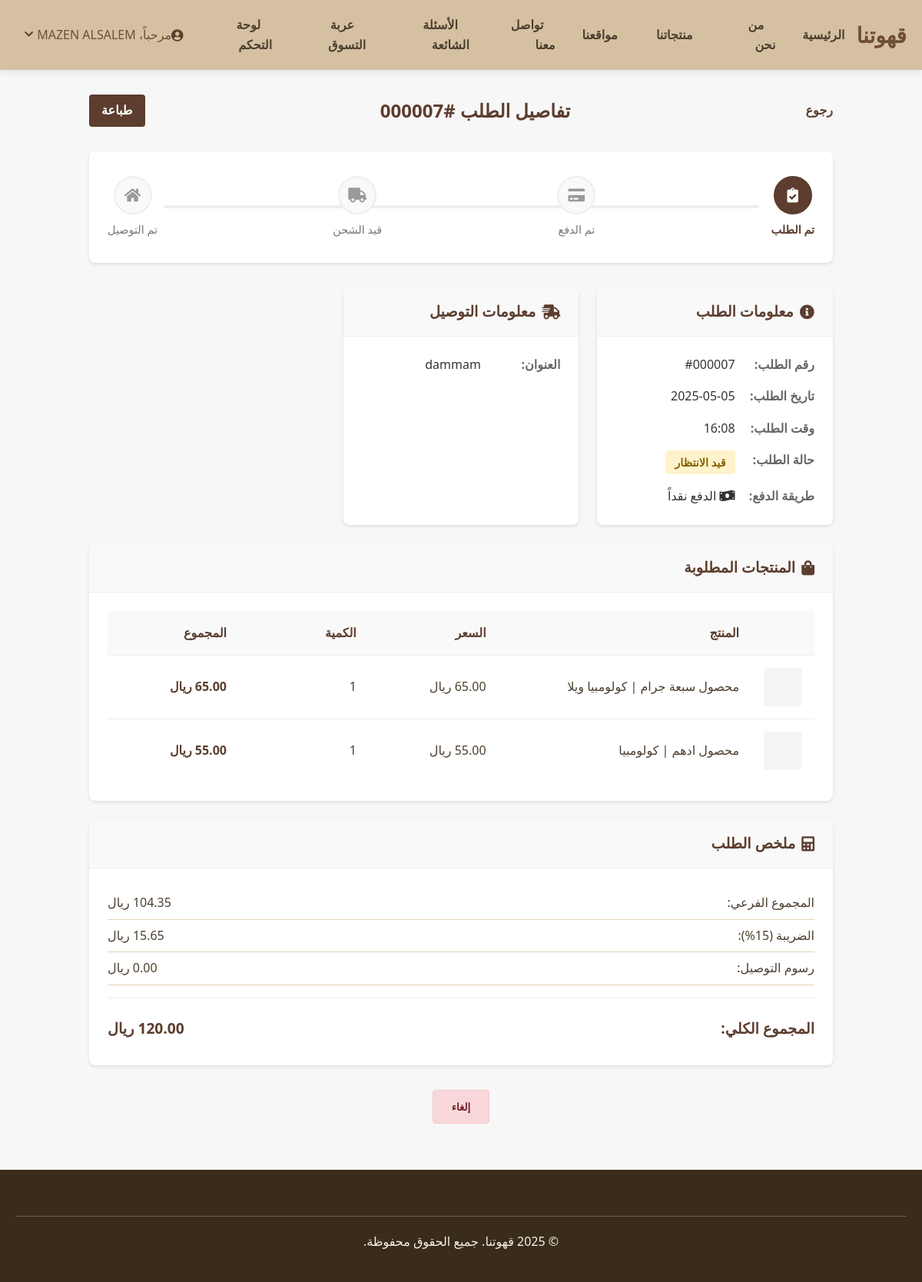
/order_details.php?order_id=7 (signed in), run on the app's committed database.
### tables this page shows
CREATE TABLE `ordered_items` (
  `id` int NOT NULL,
  `order_id` int NOT NULL,
  `product_id` int NOT NULL,
  `quantity` int NOT NULL,
  `unit_price` decimal(10,2) NOT NULL
);

CREATE TABLE `products` (
  `product_id` int NOT NULL,
  `name` varchar(100) NOT NULL,
  `description` text,
  `price` decimal(10,2) NOT NULL,
  `stock` int NOT NULL,
  `image` varchar(255) DEFAULT NULL,
  `type` enum('beans','machine') NOT NULL,
  `extra_info` text
);

### db_functions.php (called while the page is built, shortened)
<?php
$db_host = 'localhost';
$db_user = 'root';
$db_password = '1234';
$db_name = 'coffee_shop';
$conn = new mysqli($db_host, $db_user, $db_password, $db_name);
$conn->set_charset("utf8mb4");
function getOrderDetails($order_id, $user_id = null) {
    global $conn;
    $order_id = $conn->real_escape_string($order_id);
    $sql = "SELECT o.*, oi.product_id, oi.quantity, oi.unit_price, p.name
            FROM orders o
            JOIN ordered_items oi ON o.order_id = oi.order_id
            JOIN products p ON oi.product_id = p.product_id
            WHERE o.order_id = '$order_id'";
    if ($user_id) {
        $user_id = $conn->real_escape_string($user_id);
        $sql .= " AND o.user_id = '$user_id'";
    }
    $result = $conn->query($sql);
    if ($result->num_rows > 0) {
        $order = null;
        $items = [];
        while ($row = $result->fetch_assoc()) {
            if (!$order) {
                $order = [
                    'order_id' => $row['order_id'],
                    'user_id' => $row['user_id'],
                    'total_price' => $row['total_price'],
                    'shipping_address' => $row['shipping_address'],
                    'payment_method' => $row['payment_method'],
                    'status' => $row['status'],
                    'order_date' => $row['order_date']
                ];
            }
            $items[] = [
                'product_id' => $row['product_id'],
                'name' => $row['name'],
                'unit_price' => $row['unit_price'],
                'quantity' => $row['quantity'],
                'subtotal' => $row['unit_price'] * $row['quantity']
            ];
        }
        return [
            'order' => $order,
            'items' => $items
        ];
    } else {
        return null;
    }
}
?>

### order_details.php (the view, shortened to what this page needs)
<?php
require_once 'header.php';
require_once 'db_functions.php';
$order_id = $_GET['order_id'];
$user_id = $_SESSION['user_id'];
$orderDetails = getOrderDetails($order_id, $user_id);
$order = $orderDetails['order'];
$items = $orderDetails['items'];
$statusLabels = [
    'pending' => 'قيد الانتظار',
    'paid' => 'تم الدفع',
    'shipped' => 'تم الشحن',
    'delivered' => 'تم التوصيل',
    'cancelled' => 'ملغي'
];
$statusTimeline = [
    'pending' => 1,
    'paid' => 2,
    'shipped' => 3,
    'delivered' => 4
];
$currentStatusStep = isset($statusTimeline[$order['status']]) ? $statusTimeline[$order['status']] : 0;
?>
<div class="order-details-container">
    <div class="page-header">
        <a href="my_orders.php" class="back-link">رجوع</a>
        <h1 class="page-title">تفاصيل الطلب #<?php echo sprintf('%06d', $order['order_id']); ?></h1>
        <div class="header-actions">
            <a href="print_bill.php?order_id=<?php echo $order['order_id']; ?>&auto_print=1" class="btn-print">طباعة</a>
        </div>
    </div>
    <?php if ($order['status'] !== 'cancelled'): ?>
    <div class="order-timeline">
        <div class="timeline-track">
        </div>
        <div class="timeline-steps">
            <div class="timeline-step <?php echo $currentStatusStep >= 1 ? 'active' : ''; ?>">
                <div class="step-icon"><i class="fas fa-clipboard-check"></i></div>
                <div class="step-label">تم الطلب</div>
            </div>
            <div class="timeline-step <?php echo $currentStatusStep >= 2 ? 'active' : ''; ?>">
                <div class="step-icon"><i class="fas fa-credit-card"></i></div>
                <div class="step-label">تم الدفع</div>
            </div>
            <div class="timeline-step <?php echo $currentStatusStep >= 3 ? 'active' : ''; ?>">
                <div class="step-icon"><i class="fas fa-truck"></i></div>
                <div class="step-label">قيد الشحن</div>
            </div>
            <div class="timeline-step <?php echo $currentStatusStep >= 4 ? 'active' : ''; ?>">
                <div class="step-icon"><i class="fas fa-home"></i></div>
                <div class="step-label">تم التوصيل</div>
            </div>
        </div>
    </div>
    <?php endif; ?>
    <div class="order-details-grid">
        <div class="order-info-card">
            <div class="card-header">
                <h2><i class="fas fa-info-circle"></i> معلومات الطلب</h2>
            </div>
            <div class="card-body">
                <div class="info-row">
                    <div class="info-label">رقم الطلب:</div>
                    <div class="info-value">#<?php echo sprintf('%06d', $order['order_id']); ?></div>
                </div>
                <div class="info-row">
                    <div class="info-label">تاريخ الطلب:</div>
                    <div class="info-value"><?php echo date('Y-m-d', strtotime($order['order_date'])); ?></div>
                </div>
                <div class="info-row">
                    <div class="info-label">وقت الطلب:</div>
                    <div class="info-value"><?php echo date('H:i', strtotime($order['order_date'])); ?></div>
                </div>
                <div class="info-row">
                    <div class="info-label">حالة الطلب:</div>
                    <div class="info-value">
                        <span class="status-badge <?php echo $order['status']; ?>">
                            <?php echo $statusLabels[$order['status']] ?? $order['status']; ?>
                        </span>
                    </div>
                </div>
                <div class="info-row">
                    <div class="info-label">طريقة الدفع:</div>
                    <div class="info-value">
                        <?php if ($order['payment_method'] === 'cash'): ?>
                            <i class="fas fa-money-bill-wave"></i> الدفع نقداً
                        <?php else: ?>
                            <i class="fas fa-credit-card"></i> بطاقة ائتمان
                        <?php endif; ?>
                    </div>
                </div>
            </div>
        </div>
        <?php if (!empty($order['shipping_address'])): ?>
        <div class="shipping-info-card">
            <div class="card-header">
                <h2><i class="fas fa-shipping-fast"></i> معلومات التوصيل</h2>
            </div>
            <div class="card-body">
                <div class="info-row">
                    <div class="info-label">العنوان:</div>
                    <div class="info-value"><?php echo nl2br(htmlspecialchars($order['shipping_address'])); ?></div>
                </div>
            </div>
        </div>
        <?php endif; ?>
        <div class="order-items-card">
            <div class="card-header">
                <h2><i class="fas fa-shopping-bag"></i> المنتجات المطلوبة</h2>
            </div>
            <div class="card-body">
                <div class="items-table-container">
                    <table class="items-table">
                        <thead>
                            <tr>
                                <th class="item-image-col"></th>
                                <th class="item-name-col">المنتج</th>
                                <th class="item-price-col">السعر</th>
                                <th class="item-quantity-col">الكمية</th>
                                <th class="item-total-col">المجموع</th>
                            </tr>
                        </thead>
                        <tbody>
                            <?php foreach ($items as $item): ?>
                                <tr>
                                    <td class="item-image-col">
                                        <div class="item-image-placeholder"></div>
                                    </td>
                                    <td class="item-name-col"><?php echo htmlspecialchars($item['name']); ?></td>
                                    <td class="item-price-col"><?php echo number_format($item['unit_price'], 2); ?> ريال</td>
                                    <td class="item-quantity-col"><?php echo $item['quantity']; ?></td>
                                    <td class="item-total-col"><?php echo number_format($item['subtotal'], 2); ?> ريال</td>
                                </tr>
                            <?php endforeach; ?>
                        </tbody>
                    </table>
                </div>
            </div>
        </div>
        <div class="order-summary-card">
            <div class="card-header">
                <h2><i class="fas fa-calculator"></i> ملخص الطلب</h2>
            </div>
            <div class="card-body">
                <div class="summary-row">
                    <span class="summary-label">المجموع الفرعي:</span>
                    <span class="summary-value"><?php echo number_format($order['total_price'] / 1.15, 2); ?> ريال</span>
                </div>
                <div class="summary-row">
                    <span class="summary-label">الضريبة (15%):</span>
                    <span class="summary-value"><?php echo number_format($order['total_price'] - ($order['total_price'] / 1.15), 2); ?> ريال</span>
                </div>
                <?php if (!empty($order['shipping_address'])): ?>
                <div class="summary-row">
                    <span class="summary-label">رسوم التوصيل:</span>
                    <span class="summary-value">0.00 ريال</span>
                </div>
                <?php endif; ?>
                <div class="summary-divider"></div>
                <div class="summary-row total">
                    <span class="summary-label">المجموع الكلي:</span>
                    <span class="summary-value"><?php echo number_format($order['total_price'], 2); ?> ريال</span>
                </div>
            </div>
        </div>
    </div>
    <?php if ($order['status'] === 'pending'): ?>
    <div class="order-actions">
        <button type="button" class="btn-cancel" id="cancelOrderBtn" data-order-id="<?php echo $order['order_id']; ?>">إلغاء</button>
    </div>
    <?php endif; ?>
</div>
<?php require_once 'footer.php'; ?>

### styles.css (style rules this page uses)
:root { --color-primary: #6f4e37; --color-primary-light: #d5c1a2; --color-primary-lighter: #e3d2b9; --color-secondary: #e2c275; --color-secondary-dark: #d4b567; --color-dark: #3a2c1a; --color-text: #4b3f2f; --color-text-light: #6e5c45; --color-background: #f7f7f7; --color-white: #ffffff; --color-footer-text: #f5f1ea; --color-error-bg: #ffebee; --color-error-text: #c62828; --spacing-xs: 5px; --spacing-sm: 10px; --spacing-md: 15px; --spacing-lg: 20px; --spacing-xl: 30px; --spacing-xxl: 40px; --spacing-xxxl: 60px; --radius-sm: 8px; --radius-md: 12px; --radius-lg: 25px; --shadow-sm: 0 2px 10px rgba(0, 0, 0, 0.1); --shadow-md: 0 4px 12px rgba(0, 0, 0, 0.1); --shadow-lg: 0 5px 15px rgba(0, 0, 0, 0.2); --shadow-inset: inset 0 1px 3px rgba(0, 0, 0, 0.1); --transition-fast: 0.3s ease; --font-size-xs: 0.85rem; --font-size-sm: 0.95rem; --font-size-base: 1rem; --font-size-lg: 1.1rem; --font-size-xl: 1.2rem; --font-size-xxl: 1.3rem; --font-size-xxxl: 1.5rem; --font-size-display: 1.6rem; --font-size-hero: 3.5rem; }
* { margin: 0; padding: 0; box-sizing: border-box; font-family: 'Tajawal', 'Segoe UI', sans-serif; }
body { background-color: var(--color-background); color: var(--color-text); line-height: 1.6; }
.summary-row { display: flex; justify-content: space-between; padding: 1rem 0; border-bottom: 1px solid var(--color-primary-lighter); }
.summary-row.total { border-bottom: none; font-weight: bold; font-size: 1.2rem; color: var(--color-primary); margin-top: 1rem; }

### data on the page
ordered_items: product.name "محصول سبعة جرام | كولومبيا ويلا", quantity "1", subtotal "65.00"
ordered_items: product.name "محصول ادهم | كولومبيا", quantity "1", subtotal "55.00"

### other printed values
$_SESSION['name'] "MAZEN ALSALEM"
$order['order_id'] "000007"
date('Y-m-d', strtotime($order['order_date'])) "2025-05-05"
date('H:i', strtotime($order['order_date'])) "16:08"
$statusLabels[$order['status']] "قيد الانتظار"
$order['shipping_address'] "dammam"
